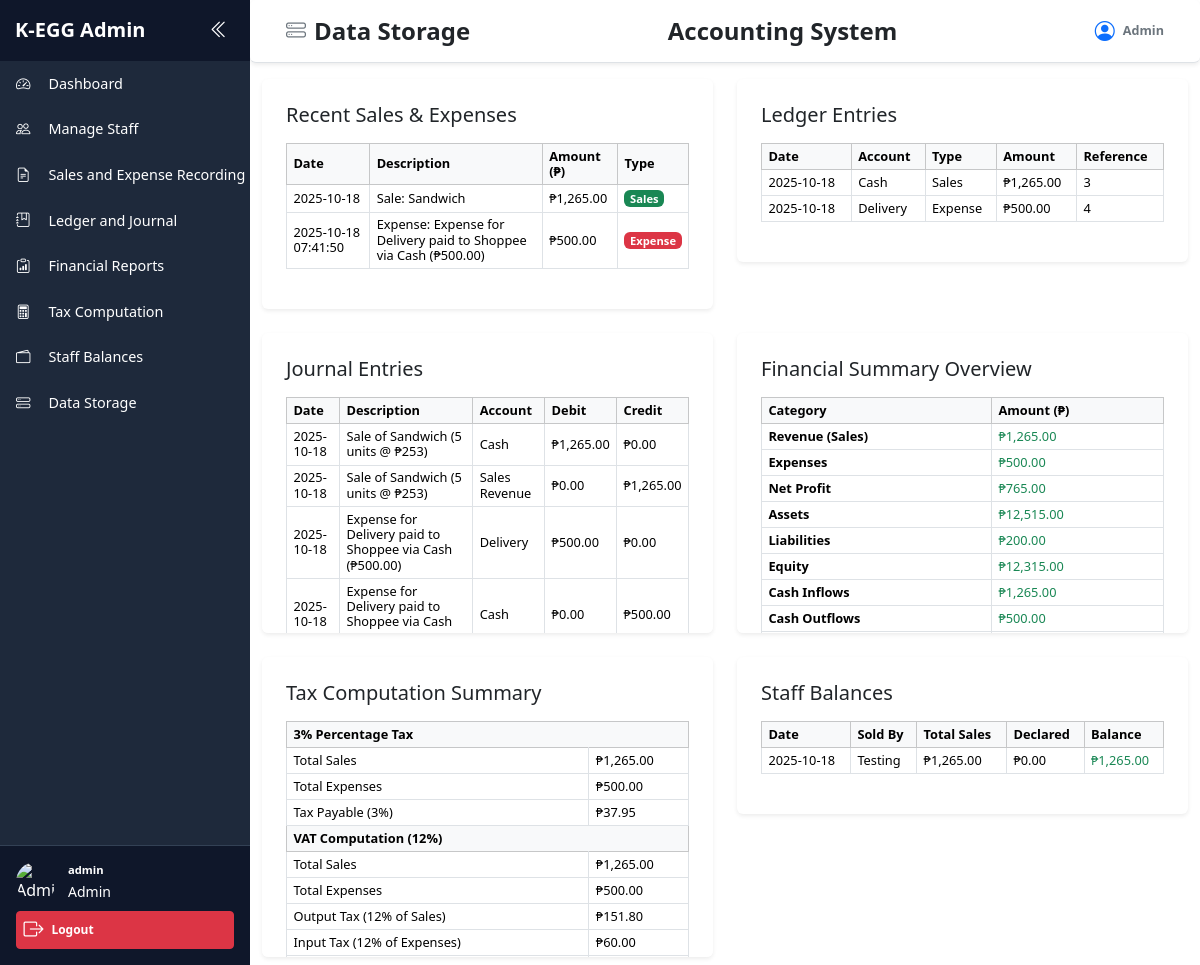
The page /admin/data_storage.php (signed in) on the database its author committed.
### tables this page shows
CREATE TABLE `sales` (
  `id` int(11) NOT NULL,
  `transaction_id` varchar(50) NOT NULL,
  `date` date NOT NULL,
  `time` time NOT NULL,
  `product_name` varchar(100) NOT NULL,
  `quantity` int(11) NOT NULL,
  `unit_price` decimal(10,2) NOT NULL,
  `total_amount` decimal(10,2) NOT NULL,
  `payment_method` varchar(50) NOT NULL,
  `branch` varchar(100) NOT NULL,
  `sold_by` varchar(100) NOT NULL,
  `remarks` text DEFAULT NULL,
  `created_at` timestamp NOT NULL DEFAULT current_timestamp()
);

CREATE TABLE `expenses` (
  `id` int(11) NOT NULL,
  `transaction_id` varchar(50) NOT NULL,
  `date` date NOT NULL,
  `time` time NOT NULL,
  `category` varchar(100) NOT NULL,
  `description` text NOT NULL,
  `amount` decimal(10,2) NOT NULL,
  `payment_method` varchar(50) NOT NULL,
  `vendor` varchar(100) DEFAULT NULL,
  `branch` varchar(100) NOT NULL,
  `recorded_by` varchar(100) NOT NULL,
  `attachment` varchar(255) DEFAULT NULL,
  `remarks` text DEFAULT NULL,
  `created_at` timestamp NOT NULL DEFAULT current_timestamp()
);

CREATE TABLE `ledger_entries` (
  `id` int(11) NOT NULL,
  `transaction_type` varchar(50) DEFAULT NULL,
  `transaction_id` int(11) DEFAULT NULL,
  `date` date DEFAULT NULL,
  `account_debit` varchar(100) DEFAULT NULL,
  `account_credit` varchar(100) DEFAULT NULL,
  `amount` decimal(10,2) DEFAULT NULL,
  `description` text DEFAULT NULL,
  `created_at` timestamp NOT NULL DEFAULT current_timestamp()
);

CREATE TABLE `journal_entries` (
  `id` int(11) NOT NULL,
  `reference_no` varchar(50) DEFAULT NULL,
  `account_name` varchar(100) DEFAULT NULL,
  `description` text DEFAULT NULL,
  `debit` decimal(10,2) DEFAULT NULL,
  `credit` decimal(10,2) DEFAULT NULL,
  `date` date DEFAULT NULL
);

### admin/data_storage.php (the view, shortened to what the rows shown need)
<?php
include 'get_staff_balances.php';
?>
<!DOCTYPE html>
<html>
<head>
    <link href="https://cdn.jsdelivr.net/npm/bootstrap-icons@1.10.5/font/bootstrap-icons.css" rel="stylesheet">
    <link href="https://cdn.jsdelivr.net/npm/bootstrap@5.3.3/dist/css/bootstrap.min.css" rel="stylesheet">
    <link rel="stylesheet" href="https://cdn.jsdelivr.net/npm/bootstrap-icons@1.11.1/font/bootstrap-icons.css">
    <link rel="stylesheet" href="admin.css">
</head>
<body>
<div class="dashboard-container d-flex flex-nowrap overflow-hidden">
    <div class="main-content d-flex flex-column">
        <div class="container-fluid mb-2">
            <div class="row row-cols-1 row-cols-md-2 g-4">
                <div class="col-12">
                    <div class="bg-white p-4 rounded shadow-sm h-150" style="max-height: 300px; overflow-y: auto;">
                        <table class="table table-bordered table-sm">
                            <thead class="table-light">
                                <tr>
                                    <th>Date</th>
                                    <th>Description</th>
                                    <th>Amount (₱)</th>
                                    <th>Type</th>
                                </tr>
                            </thead>
                            <tbody>
                                <?php
                                $salesResult = $conn->query("SELECT date, product_name, total_amount FROM sales ORDER BY date DESC LIMIT 5");
                                if ($salesResult->num_rows > 0):
                                    while ($row = $salesResult->fetch_assoc()):
                                ?>
                                <tr>
                                    <td><?= htmlspecialchars($row['date']) ?></td>
                                    <td>Sale: <?= htmlspecialchars($row['product_name']) ?></td>
                                    <td>₱<?= number_format($row['total_amount'], 2) ?></td>
                                    <td><span class="badge bg-success">Sales</span></td>
                                </tr>
                                <?php endwhile; endif; ?>
                                <?php
                                $expensesResult = $conn->query("SELECT created_at, description, amount FROM expenses ORDER BY created_at DESC LIMIT 5");
                                if ($expensesResult->num_rows > 0):
                                    while ($row = $expensesResult->fetch_assoc()):
                                ?>
                                <tr>
                                    <td><?= htmlspecialchars($row['created_at']) ?></td>
                                    <td>Expense: <?= htmlspecialchars($row['description']) ?></td>
                                    <td>₱<?= number_format($row['amount'], 2) ?></td>
                                    <td><span class="badge bg-danger">Expense</span></td>
                                </tr>
                                <?php endwhile; endif; ?>
                            </tbody>
                        </table>
                    </div>
                </div>
                <div class="col-12">
                    <div class="bg-white p-4 rounded shadow-sm h-150" style="max-height: 300px; overflow-y: auto;">
                        <table class="table table-bordered table-sm">
                            <thead class="table-light">
                                <tr>
                                    <th>Date</th>
                                    <th>Account</th>
                                    <th>Type</th>
                                    <th>Amount</th>
                                    <th>Reference</th>
                                </tr>
                            </thead>
                            <tbody>
                                <?php
                                $ledgerResult = $conn->query("SELECT * FROM ledger_entries ORDER BY date DESC");
                                if ($ledgerResult->num_rows > 0):
                                    while ($row = $ledgerResult->fetch_assoc()):
                                ?>
                                <tr>
                                    <td><?= htmlspecialchars($row['date']) ?></td>
                                    <td><?= htmlspecialchars($row['account_debit']) ?></td>
                                    <td><?= htmlspecialchars($row['transaction_type']) ?></td>
                                    <td>₱<?= number_format($row['amount'], 2) ?></td>
                                    <td><?= htmlspecialchars($row['id']) ?></td>
                                </tr>
                                <?php endwhile; else: ?>
                                <tr><td colspan="5" class="text-center text-muted">No ledger entries found.</td></tr>
                                <?php endif; ?>
                            </tbody>
                        </table>
                    </div>
                </div>
                <div class="col-12">
                    <div class="bg-white p-4 rounded shadow-sm h-150" style="max-height: 300px; overflow-y: auto;">
                        <table class="table table-bordered table-sm">
                            <thead class="table-light">
                                <tr>
                                    <th>Date</th>
                                    <th>Description</th>
                                    <th>Account</th>
                                    <th>Debit</th>
                                    <th>Credit</th>
                                </tr>
                            </thead>
                            <tbody>
                                <?php
                                $journalResult = $conn->query("SELECT * FROM journal_entries ORDER BY date DESC");
                                if ($journalResult->num_rows > 0):
                                    while ($row = $journalResult->fetch_assoc()):
                                ?>
                                <tr>
                                    <td><?= htmlspecialchars($row['date']) ?></td>
                                    <td><?= htmlspecialchars($row['description']) ?></td>
                                    <td><?= htmlspecialchars($row['account_name']) ?></td>
                                    <td>₱<?= $row['debit'] ? number_format($row['debit'], 2) : '-' ?></td>
                                    <td>₱<?= $row['credit'] ? number_format($row['credit'], 2) : '-' ?></td>
                                </tr>
                                <?php endwhile; else: ?>
                                <tr><td colspan="5" class="text-center text-muted">No journal entries found.</td></tr>
                                <?php endif; ?>
                            </tbody>
                        </table>
                    </div>
                </div>
                <div class="col-12">
                    <div class="bg-white p-4 rounded shadow-sm" style="max-height: 300px; overflow-y: auto;">
                        <table class="table table-bordered table-sm mb-0">
                            <thead class="table-light">
                                <tr>
                                    <th>Category</th>
                                    <th>Amount (₱)</th>
                                </tr>
                            </thead>
                        </table>
                    </div>
                </div>
                <div class="col-12">
                    <div class="bg-white p-4 rounded shadow-sm h-150" style="max-height: 300px; overflow-y: auto;">
                        <table class="table table-bordered table-sm">
                            <thead class="table-light">
                                <tr><th colspan="2">3% Percentage Tax</th></tr>
                            </thead>
                            <thead class="table-light mt-4">
                                <tr><th colspan="2">VAT Computation (12%)</th></tr>
                            </thead>
                        </table>
                    </div>
                </div>
                <div class="col-12">
    <div class="bg-white p-4 rounded shadow-sm h-150" style="max-height: 300px; overflow-y: auto;">
        <table class="table table-bordered table-sm">
            <thead class="table-light">
                <tr>
                    <th>Date</th>
                    <th>Sold By</th>
                    <th>Total Sales</th>
                    <th>Declared</th>
                    <th>Balance</th>
                </tr>
            </thead>
        </table>
    </div>
</div>
            </div>
        </div>
    </div>
</div>
</body>
</html>

### rows shown on the page
sales: date "2025-10-18", product_name "Sandwich", total_amount "1,265.00"
expenses: created_at "2025-10-18 07:41:50", description "Expense for Delivery paid to Shoppee via Cash (₱500.00)", amount "500.00"
ledger_entries: date "2025-10-18", account_debit "Cash", transaction_type "Sales", amount "1,265.00", id "3"
ledger_entries: date "2025-10-18", account_debit "Delivery", transaction_type "Expense", amount "500.00", id "4"
journal_entries: date "2025-10-18", description "Sale of Sandwich (5 units @ ₱253)", account_name "Cash", debit "1,265.00", credit "0.00"
journal_entries: date "2025-10-18", description "Sale of Sandwich (5 units @ ₱253)", account_name "Sales Revenue", debit "0.00", credit "1,265.00"
journal_entries: date "2025-10-18", description "Expense for Delivery paid to Shoppee via Cash (₱500.00)", account_name "Delivery", debit "500.00", credit "0.00"
journal_entries: date "2025-10-18", description "Expense for Delivery paid to Shoppee via Cash…", account_name "Cash", debit "0.00", credit "500.00"

### other values the page prints
$_SESSION['admin'] "admin"
$label "Revenue (Sales)"
$amount "1,265.00"
$label "Expenses"
$amount "500.00"
$label "Net Profit"
$amount "765.00"
$label "Assets"
$amount "12,515.00"
$label "Liabilities"
$amount "200.00"
$label "Equity"
$amount "12,315.00"
$label "Cash Inflows"
$label "Cash Outflows"
